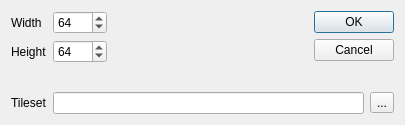
<?xml version="1.0" encoding="UTF-8"?>
<ui version="4.0">
 <class>NewMapDialog</class>
 <widget class="QDialog" name="NewMapDialog">
  <property name="geometry">
   <rect>
    <x>0</x>
    <y>0</y>
    <width>405</width>
    <height>125</height>
   </rect>
  </property>
  <property name="minimumSize">
   <size>
    <width>405</width>
    <height>125</height>
   </size>
  </property>
  <property name="maximumSize">
   <size>
    <width>405</width>
    <height>125</height>
   </size>
  </property>
  <property name="windowTitle">
   <string>New Map</string>
  </property>
  <layout class="QVBoxLayout" name="verticalLayout">
   <item>
    <layout class="QHBoxLayout" name="horizontalLayout">
     <item>
      <layout class="QFormLayout" name="formLayout">
       <item row="0" column="0">
        <widget class="QLabel" name="width_lbl">
         <property name="text">
          <string>Width</string>
         </property>
        </widget>
       </item>
       <item row="2" column="0">
        <widget class="QLabel" name="height_lbl">
         <property name="text">
          <string>Height</string>
         </property>
        </widget>
       </item>
       <item row="0" column="1">
        <widget class="QSpinBox" name="width_num">
         <property name="maximum">
          <number>4096</number>
         </property>
         <property name="value">
          <number>64</number>
         </property>
        </widget>
       </item>
       <item row="2" column="1">
        <widget class="QSpinBox" name="height_num">
         <property name="maximum">
          <number>4096</number>
         </property>
         <property name="value">
          <number>64</number>
         </property>
        </widget>
       </item>
      </layout>
     </item>
     <item>
      <spacer name="horizontalSpacer">
       <property name="orientation">
        <enum>Qt::Horizontal</enum>
       </property>
       <property name="sizeHint" stdset="0">
        <size>
         <width>40</width>
         <height>20</height>
        </size>
       </property>
      </spacer>
     </item>
     <item>
      <widget class="QDialogButtonBox" name="buttonBox">
       <property name="orientation">
        <enum>Qt::Vertical</enum>
       </property>
       <property name="standardButtons">
        <set>QDialogButtonBox::Cancel|QDialogButtonBox::Ok</set>
       </property>
      </widget>
     </item>
    </layout>
   </item>
   <item>
    <layout class="QHBoxLayout" name="horizontalLayout_2">
     <item>
      <widget class="QLabel" name="tileset_lbl">
       <property name="text">
        <string>Tileset</string>
       </property>
      </widget>
     </item>
     <item>
      <widget class="QLineEdit" name="browse_txt"/>
     </item>
     <item>
      <widget class="QToolButton" name="browse_btn">
       <property name="text">
        <string>...</string>
       </property>
       <property name="toolButtonStyle">
        <enum>Qt::ToolButtonTextOnly</enum>
       </property>
      </widget>
     </item>
    </layout>
   </item>
  </layout>
 </widget>
 <resources/>
 <connections>
  <connection>
   <sender>buttonBox</sender>
   <signal>accepted()</signal>
   <receiver>NewMapDialog</receiver>
   <slot>accept()</slot>
   <hints>
    <hint type="sourcelabel">
     <x>248</x>
     <y>254</y>
    </hint>
    <hint type="destinationlabel">
     <x>157</x>
     <y>274</y>
    </hint>
   </hints>
  </connection>
  <connection>
   <sender>buttonBox</sender>
   <signal>rejected()</signal>
   <receiver>NewMapDialog</receiver>
   <slot>reject()</slot>
   <hints>
    <hint type="sourcelabel">
     <x>316</x>
     <y>260</y>
    </hint>
    <hint type="destinationlabel">
     <x>286</x>
     <y>274</y>
    </hint>
   </hints>
  </connection>
 </connections>
</ui>
